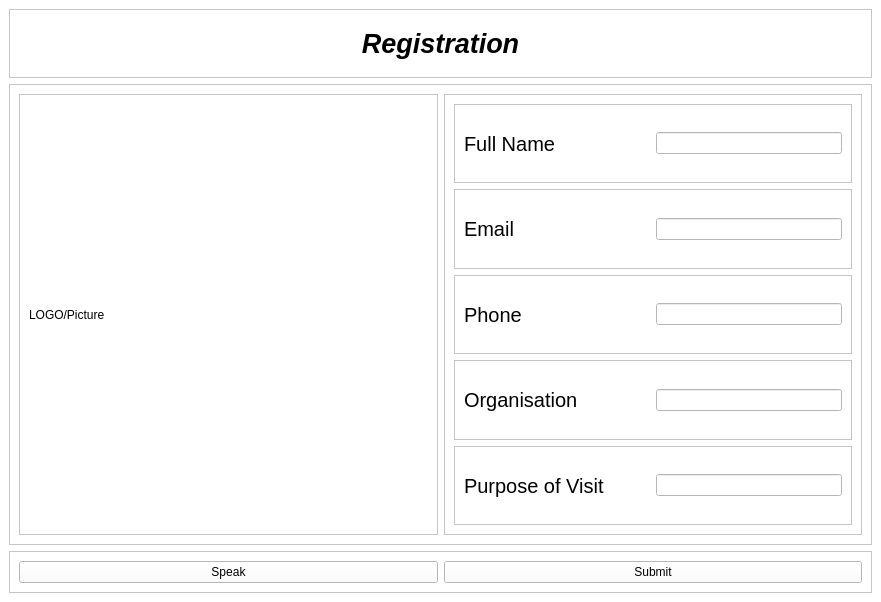
<?xml version="1.0" encoding="UTF-8"?>
<ui version="4.0">
 <class>MainWindow</class>
 <widget class="QMainWindow" name="MainWindow">
  <property name="geometry">
   <rect>
    <x>0</x>
    <y>0</y>
    <width>881</width>
    <height>602</height>
   </rect>
  </property>
  <property name="windowTitle">
   <string>MainWindow</string>
  </property>
  <property name="styleSheet">
   <string notr="true">background-color: rgb(255, 255, 255);</string>
  </property>
  <widget class="QWidget" name="centralwidget">
   <layout class="QVBoxLayout" name="verticalLayout">
    <item>
     <widget class="QFrame" name="frame">
      <property name="sizePolicy">
       <sizepolicy hsizetype="Preferred" vsizetype="Fixed">
        <horstretch>0</horstretch>
        <verstretch>0</verstretch>
       </sizepolicy>
      </property>
      <property name="frameShape">
       <enum>QFrame::StyledPanel</enum>
      </property>
      <property name="frameShadow">
       <enum>QFrame::Raised</enum>
      </property>
      <layout class="QVBoxLayout" name="verticalLayout_2">
       <item>
        <widget class="QWidget" name="widget" native="true">
         <property name="sizePolicy">
          <sizepolicy hsizetype="Preferred" vsizetype="Fixed">
           <horstretch>0</horstretch>
           <verstretch>0</verstretch>
          </sizepolicy>
         </property>
         <layout class="QVBoxLayout" name="verticalLayout_3">
          <item>
           <widget class="QLabel" name="label">
            <property name="font">
             <font>
              <pointsize>20</pointsize>
              <weight>75</weight>
              <italic>true</italic>
              <bold>true</bold>
             </font>
            </property>
            <property name="text">
             <string>Registration</string>
            </property>
            <property name="alignment">
             <set>Qt::AlignCenter</set>
            </property>
           </widget>
          </item>
         </layout>
        </widget>
       </item>
      </layout>
     </widget>
    </item>
    <item>
     <widget class="QFrame" name="frame_2">
      <property name="frameShape">
       <enum>QFrame::StyledPanel</enum>
      </property>
      <property name="frameShadow">
       <enum>QFrame::Raised</enum>
      </property>
      <layout class="QHBoxLayout" name="horizontalLayout">
       <item>
        <widget class="QFrame" name="frame_4">
         <property name="sizePolicy">
          <sizepolicy hsizetype="Expanding" vsizetype="Preferred">
           <horstretch>0</horstretch>
           <verstretch>0</verstretch>
          </sizepolicy>
         </property>
         <property name="frameShape">
          <enum>QFrame::StyledPanel</enum>
         </property>
         <property name="frameShadow">
          <enum>QFrame::Raised</enum>
         </property>
         <layout class="QVBoxLayout" name="verticalLayout_5">
          <item>
           <widget class="QLabel" name="label_7">
            <property name="sizePolicy">
             <sizepolicy hsizetype="Fixed" vsizetype="Expanding">
              <horstretch>0</horstretch>
              <verstretch>0</verstretch>
             </sizepolicy>
            </property>
            <property name="text">
             <string>LOGO/Picture</string>
            </property>
           </widget>
          </item>
         </layout>
        </widget>
       </item>
       <item>
        <widget class="QFrame" name="frame_5">
         <property name="frameShape">
          <enum>QFrame::StyledPanel</enum>
         </property>
         <property name="frameShadow">
          <enum>QFrame::Raised</enum>
         </property>
         <layout class="QVBoxLayout" name="verticalLayout_4">
          <item>
           <widget class="QFrame" name="frame_6">
            <property name="sizePolicy">
             <sizepolicy hsizetype="Expanding" vsizetype="Preferred">
              <horstretch>0</horstretch>
              <verstretch>0</verstretch>
             </sizepolicy>
            </property>
            <property name="frameShape">
             <enum>QFrame::StyledPanel</enum>
            </property>
            <property name="frameShadow">
             <enum>QFrame::Raised</enum>
            </property>
            <layout class="QHBoxLayout" name="horizontalLayout_3">
             <item>
              <widget class="QLabel" name="fnameLabel">
               <property name="sizePolicy">
                <sizepolicy hsizetype="Expanding" vsizetype="Preferred">
                 <horstretch>0</horstretch>
                 <verstretch>0</verstretch>
                </sizepolicy>
               </property>
               <property name="font">
                <font>
                 <pointsize>15</pointsize>
                </font>
               </property>
               <property name="text">
                <string>Full Name</string>
               </property>
              </widget>
             </item>
             <item>
              <widget class="QLineEdit" name="fnameEdit">
               <property name="sizePolicy">
                <sizepolicy hsizetype="Expanding" vsizetype="Fixed">
                 <horstretch>0</horstretch>
                 <verstretch>0</verstretch>
                </sizepolicy>
               </property>
              </widget>
             </item>
            </layout>
           </widget>
          </item>
          <item>
           <widget class="QFrame" name="frame_7">
            <property name="sizePolicy">
             <sizepolicy hsizetype="Expanding" vsizetype="Preferred">
              <horstretch>0</horstretch>
              <verstretch>0</verstretch>
             </sizepolicy>
            </property>
            <property name="frameShape">
             <enum>QFrame::StyledPanel</enum>
            </property>
            <property name="frameShadow">
             <enum>QFrame::Raised</enum>
            </property>
            <layout class="QHBoxLayout" name="horizontalLayout_4">
             <item>
              <widget class="QLabel" name="emailLabel">
               <property name="sizePolicy">
                <sizepolicy hsizetype="Expanding" vsizetype="Preferred">
                 <horstretch>0</horstretch>
                 <verstretch>0</verstretch>
                </sizepolicy>
               </property>
               <property name="font">
                <font>
                 <pointsize>15</pointsize>
                </font>
               </property>
               <property name="text">
                <string>Email</string>
               </property>
              </widget>
             </item>
             <item>
              <widget class="QLineEdit" name="emailEdit"/>
             </item>
            </layout>
           </widget>
          </item>
          <item>
           <widget class="QFrame" name="frame_8">
            <property name="sizePolicy">
             <sizepolicy hsizetype="Expanding" vsizetype="Preferred">
              <horstretch>0</horstretch>
              <verstretch>0</verstretch>
             </sizepolicy>
            </property>
            <property name="frameShape">
             <enum>QFrame::StyledPanel</enum>
            </property>
            <property name="frameShadow">
             <enum>QFrame::Raised</enum>
            </property>
            <layout class="QHBoxLayout" name="horizontalLayout_5">
             <item>
              <widget class="QLabel" name="pnoLabel">
               <property name="sizePolicy">
                <sizepolicy hsizetype="Expanding" vsizetype="Preferred">
                 <horstretch>0</horstretch>
                 <verstretch>0</verstretch>
                </sizepolicy>
               </property>
               <property name="font">
                <font>
                 <pointsize>15</pointsize>
                </font>
               </property>
               <property name="text">
                <string>Phone</string>
               </property>
              </widget>
             </item>
             <item>
              <widget class="QLineEdit" name="pnoEdit"/>
             </item>
            </layout>
           </widget>
          </item>
          <item>
           <widget class="QFrame" name="frame_9">
            <property name="frameShape">
             <enum>QFrame::StyledPanel</enum>
            </property>
            <property name="frameShadow">
             <enum>QFrame::Raised</enum>
            </property>
            <layout class="QHBoxLayout" name="horizontalLayout_6">
             <item>
              <widget class="QLabel" name="orgoLabel">
               <property name="sizePolicy">
                <sizepolicy hsizetype="Expanding" vsizetype="Preferred">
                 <horstretch>0</horstretch>
                 <verstretch>0</verstretch>
                </sizepolicy>
               </property>
               <property name="font">
                <font>
                 <pointsize>15</pointsize>
                </font>
               </property>
               <property name="text">
                <string>Organisation</string>
               </property>
              </widget>
             </item>
             <item>
              <widget class="QLineEdit" name="orgoEdit"/>
             </item>
            </layout>
           </widget>
          </item>
          <item>
           <widget class="QFrame" name="frame_10">
            <property name="frameShape">
             <enum>QFrame::StyledPanel</enum>
            </property>
            <property name="frameShadow">
             <enum>QFrame::Raised</enum>
            </property>
            <layout class="QHBoxLayout" name="horizontalLayout_7">
             <item>
              <widget class="QLabel" name="povLabel">
               <property name="sizePolicy">
                <sizepolicy hsizetype="Expanding" vsizetype="Preferred">
                 <horstretch>0</horstretch>
                 <verstretch>0</verstretch>
                </sizepolicy>
               </property>
               <property name="font">
                <font>
                 <pointsize>15</pointsize>
                </font>
               </property>
               <property name="text">
                <string>Purpose of Visit</string>
               </property>
              </widget>
             </item>
             <item>
              <widget class="QLineEdit" name="povEdit"/>
             </item>
            </layout>
           </widget>
          </item>
         </layout>
        </widget>
       </item>
      </layout>
     </widget>
    </item>
    <item>
     <widget class="QFrame" name="frame_3">
      <property name="sizePolicy">
       <sizepolicy hsizetype="Preferred" vsizetype="Maximum">
        <horstretch>0</horstretch>
        <verstretch>0</verstretch>
       </sizepolicy>
      </property>
      <property name="frameShape">
       <enum>QFrame::StyledPanel</enum>
      </property>
      <property name="frameShadow">
       <enum>QFrame::Raised</enum>
      </property>
      <layout class="QHBoxLayout" name="horizontalLayout_2">
       <item>
        <widget class="QPushButton" name="speakBtn">
         <property name="enabled">
          <bool>true</bool>
         </property>
         <property name="sizePolicy">
          <sizepolicy hsizetype="Minimum" vsizetype="Expanding">
           <horstretch>0</horstretch>
           <verstretch>0</verstretch>
          </sizepolicy>
         </property>
         <property name="text">
          <string>Speak</string>
         </property>
        </widget>
       </item>
       <item>
        <widget class="QPushButton" name="submitBtn">
         <property name="enabled">
          <bool>true</bool>
         </property>
         <property name="sizePolicy">
          <sizepolicy hsizetype="Minimum" vsizetype="Expanding">
           <horstretch>0</horstretch>
           <verstretch>0</verstretch>
          </sizepolicy>
         </property>
         <property name="text">
          <string>Submit</string>
         </property>
        </widget>
       </item>
      </layout>
     </widget>
    </item>
   </layout>
  </widget>
 </widget>
 <resources/>
 <connections/>
</ui>
